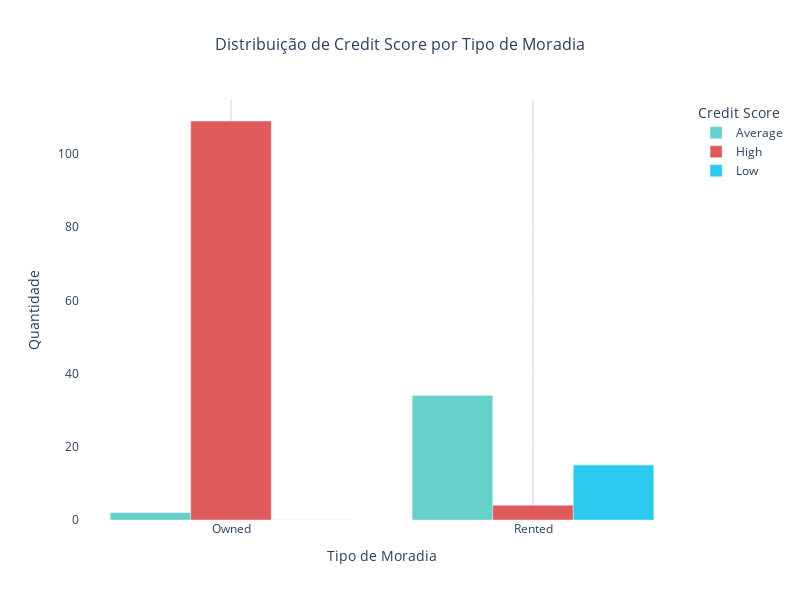

The code cell stored with this chart in its notebook:
### Markdown cell above
#### 3.2.5 Home Ownership e Credit Score

### Code cell
# Criar tabela de contingência
contingency_table = pd.crosstab(df['Home Ownership'], df['Credit Score'])

# Criar gráfico de barras empilhadas
fig = px.bar(
    contingency_table.reset_index().melt(id_vars=['Home Ownership']),
    x='Home Ownership',
    y='value',
    color='Credit Score',
    title='Distribuição de Credit Score por Tipo de Moradia',
    labels={'Home Ownership': 'Tipo de Moradia', 'value': 'Quantidade'},
    color_discrete_sequence=["#65D1CA","#DF5A5A", "#29CAEE"],
    barmode='group'
)

# Atualizar layout do gráfico
fig.update_layout(
    title={
        'text': 'Distribuição de Credit Score por Tipo de Moradia',
        'x': 0.5,  # Centraliza o título
        'xanchor': 'center',
        'font': {'size': 16}
    },
    xaxis_title='Tipo de Moradia',
    yaxis_title='Quantidade',
    width=800,
    height=600,
    plot_bgcolor='white',
)

# Adicionar grid
fig.update_xaxes(showgrid=True, gridwidth=1, gridcolor='lightgray')

# Mostrar o gráfico
fig.show()

### Figure 1 — Plotly figure (JSON) as saved in the notebook; plotly's stock layout.template omitted (floating-point values rounded to 4 significant figures)
{"data": [{"alignmentgroup": "True", "hovertemplate": "Credit Score=Average<br>Tipo de Moradia=%{x}<br>Quantidade=%{y}<extra></extra>", "legendgroup": "Average", "marker": {"color": "#65D1CA", "pattern": {"shape": ""}}, "name": "Average", "offsetgroup": "Average", "orientation": "v", "showlegend": true, "textposition": "auto", "type": "bar", "x": ["Owned", "Rented"], "xaxis": "x", "y": [2, 34], "yaxis": "y"}, {"alignmentgroup": "True", "hovertemplate": "Credit Score=High<br>Tipo de Moradia=%{x}<br>Quantidade=%{y}<extra></extra>", "legendgroup": "High", "marker": {"color": "#DF5A5A", "pattern": {"shape": ""}}, "name": "High", "offsetgroup": "High", "orientation": "v", "showlegend": true, "textposition": "auto", "type": "bar", "x": ["Owned", "Rented"], "xaxis": "x", "y": [109, 4], "yaxis": "y"}, {"alignmentgroup": "True", "hovertemplate": "Credit Score=Low<br>Tipo de Moradia=%{x}<br>Quantidade=%{y}<extra></extra>", "legendgroup": "Low", "marker": {"color": "#29CAEE", "pattern": {"shape": ""}}, "name": "Low", "offsetgroup": "Low", "orientation": "v", "showlegend": true, "textposition": "auto", "type": "bar", "x": ["Owned", "Rented"], "xaxis": "x", "y": [0, 15], "yaxis": "y"}], "layout": {"barmode": "group", "height": 600, "legend": {"title": {"text": "Credit Score"}, "tracegroupgap": 0}, "plot_bgcolor": "white", "title": {"font": {"size": 16}, "text": "Distribuição de Credit Score por Tipo de Moradia", "x": 0.5, "xanchor": "center"}, "width": 800, "xaxis": {"anchor": "y", "domain": [0, 1], "gridcolor": "lightgray", "gridwidth": 1, "showgrid": true, "title": {"text": "Tipo de Moradia"}}, "yaxis": {"anchor": "x", "domain": [0, 1], "title": {"text": "Quantidade"}}}}
